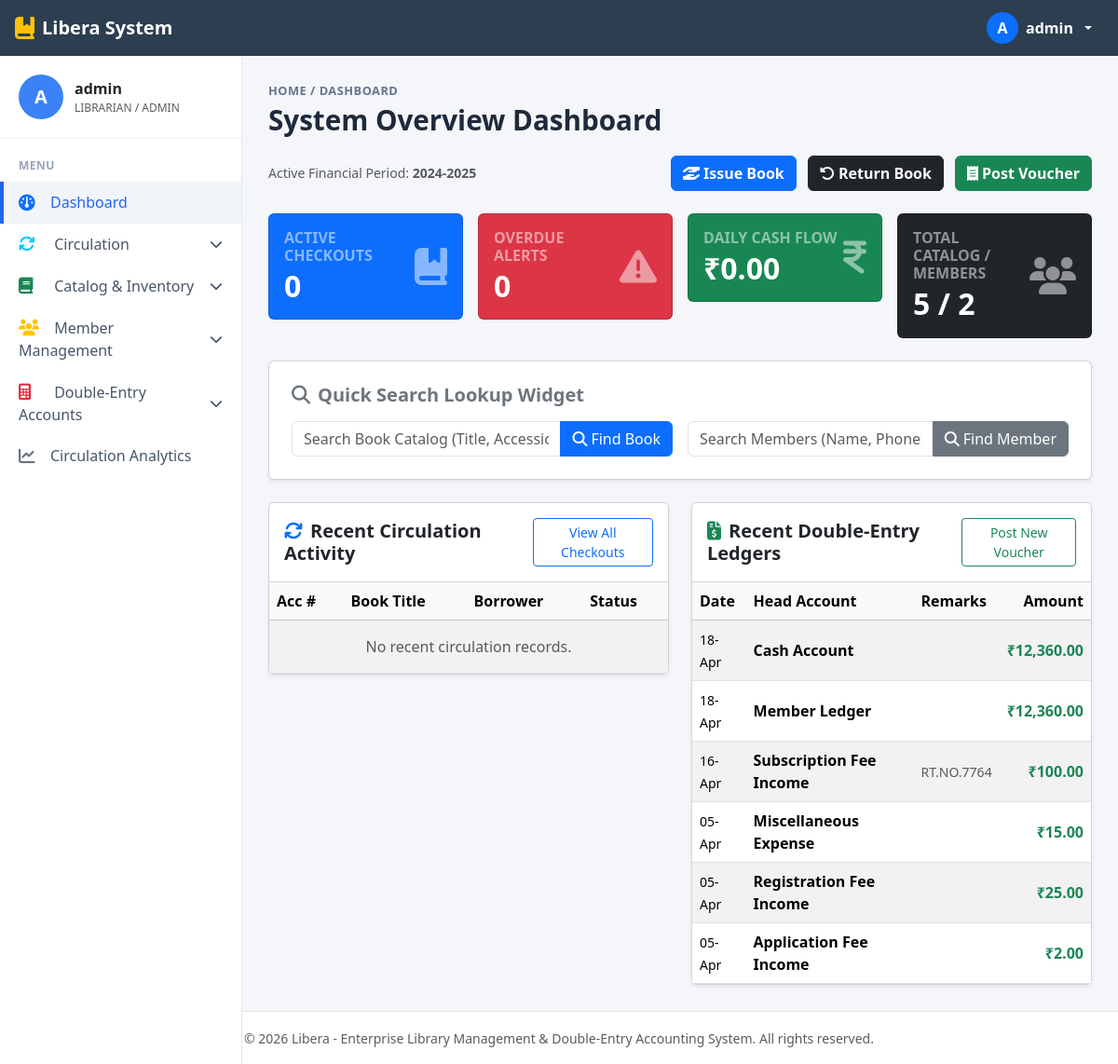
Page /dashboard.php (signed in) on the committed database.
### tables this page shows
CREATE TABLE IF NOT EXISTS `MstrFiscalYear` (
	`YearNumber` tinyint NOT NULL PRIMARY KEY,
	`YearDescription` varchar(50) NULL,
	`YearStartDate` date NULL,
	`YearStopDate` date NULL,
	`CurrentYear` tinyint NULL DEFAULT 1,
	`YearLocked` tinyint NULL DEFAULT 0,
	`YearRemarks` varchar(150) NULL,
	`OpeningStock` date NULL,
	`YearShortName` varchar(25) NULL
);

CREATE TABLE IF NOT EXISTS `AccTransaction` (
	`AccTransNumber` bigint NOT NULL AUTO_INCREMENT PRIMARY KEY,
	`TransHeadNumber` int NOT NULL,
	`TransTypeNumber` smallint NOT NULL,
	`CompanyNumber` tinyint NULL,
	`TransactionDate` date NULL,
	`ReconcileDate` date NULL,
	`LedgerNumberBook` int NULL,
	`LedgerNumberHead` int NULL,
	`CostCentreNumber` int NULL,
	`MemberNumber` int NULL,
	`TransactionAmount` double NULL,
	`TransactionRemarks` varchar(150) NULL,
	`CostCentreNumberBook` int NULL,
	`CostCentreNumberHead` int NULL,
	`LocationNumber` tinyint NULL
);

CREATE TABLE IF NOT EXISTS `MstrLedger` (
	`LedgerNumber` int NOT NULL PRIMARY KEY,
	`LedgerCode` varchar(50) NULL,
	`LedgerName` varchar(100) NULL,
	`LedgerStatus` tinyint NULL DEFAULT 1,
	`LedgerGroupNumber` smallint NULL,
	`LedgerRemarks` varchar(150) NULL,
	`LedgerSortOrder` int NULL
);

### config/db.php (called while the page is built, shortened)
<?php
$db_driver = 'mysqli';
$mysqli_conn = @mysqli_connect(DB_HOST, DB_USER, DB_PASS, DB_NAME, DB_PORT);
if ($mysqli_conn) {
    $db_driver = 'mysqli';
}
function db_query($conn, $sql, $types = "", $params = []) {
    global $db_driver;
    if ($db_driver === 'mysqli') {
        if (empty($params)) {
            return mysqli_query($conn, $sql);
        }
        $stmt = mysqli_prepare($conn, $sql);
        mysqli_stmt_bind_param($stmt, $types, ...$params);
        mysqli_stmt_execute($stmt);
        $result = mysqli_stmt_get_result($stmt);
        return $result;
    }
}
if ($db_driver === 'sqlite') {
    function db_num_rows($res) {
        if (is_object($res) && isset($res->num_rows)) return $res->num_rows;
        if (is_object($res) && method_exists($res, 'num_rows')) return $res->num_rows();
        if ($res instanceof mysqli_result) return mysqli_num_rows($res);
        return 0;
    }
    function db_fetch_assoc($res) {
        if (is_object($res) && method_exists($res, 'fetch_assoc')) return $res->fetch_assoc();
        if ($res instanceof mysqli_result) return mysqli_fetch_assoc($res);
        return false;
    }
    function db_data_seek($res, $offset) {
        if (is_object($res) && method_exists($res, 'data_seek')) return $res->data_seek($offset);
        if ($res instanceof mysqli_result) return mysqli_data_seek($res, $offset);
        return false;
    }
} else {
    function db_num_rows($res) {
        return ($res instanceof mysqli_result) ? mysqli_num_rows($res) : 0;
    }
    function db_fetch_assoc($res) {
        return ($res instanceof mysqli_result) ? mysqli_fetch_assoc($res) : false;
    }
}

### includes/auth.php (called while the page is built, shortened)
<?php
function get_active_fiscal_year($conn) {
    $res = db_query($conn, "SELECT * FROM MstrFiscalYear WHERE CurrentYear = 1 LIMIT 1");
    if ($res && db_num_rows($res) > 0) {
        return db_fetch_assoc($res);
    }
    return ['YearNumber' => 25, 'YearDescription' => '2024-2025'];
}

### dashboard.php (the view, shortened to what this page needs)
<?php
require_once __DIR__ . '/config/db.php';
require_once __DIR__ . '/includes/auth.php';
$fiscal = get_active_fiscal_year($conn);
$today = date('Y-m-d');
$total_books_res = db_query($conn, "SELECT COUNT(*) as cnt FROM MstrBookStock");
$total_books = db_fetch_assoc($total_books_res)['cnt'] ?? 0;
$active_checkouts_res = db_query($conn, "SELECT COUNT(*) as cnt FROM TransBookIssue WHERE IssueStatus = 1");
$active_checkouts = db_fetch_assoc($active_checkouts_res)['cnt'] ?? 0;
$overdue_res = db_query($conn, "SELECT COUNT(*) as cnt FROM TransBookIssue WHERE IssueStatus = 1 AND DueDate < ?", "s", [$today]);
$overdue_count = db_fetch_assoc($overdue_res)['cnt'] ?? 0;
$total_members_res = db_query($conn, "SELECT COUNT(*) as cnt FROM MstrMember");
$total_members = db_fetch_assoc($total_members_res)['cnt'] ?? 0;
$daily_cash_res = db_query($conn, "SELECT COALESCE(SUM(TransactionAmount), 0) as daily_total FROM AccTransaction WHERE TransactionDate = ?", "s", [$today]);
$daily_cash_flow = db_fetch_assoc($daily_cash_res)['daily_total'] ?? 0.0;
$recent_issues = db_query($conn, "SELECT i.*, b.BookName FROM TransBookIssue i LEFT JOIN MstrBookStock b ON i.AccessionNumber = b.AccessionNumber ORDER BY i.IssueID DESC LIMIT 6");
$recent_trans = db_query($conn, "SELECT t.*, l.LedgerName FROM AccTransaction t LEFT JOIN MstrLedger l ON t.LedgerNumberHead = l.LedgerNumber ORDER BY t.AccTransNumber DESC LIMIT 6");
require_once __DIR__ . '/includes/header.php';
?>
<div class="breadcrumb-nav mb-1">HOME / DASHBOARD</div>
<h1 class="page-header-title">System Overview Dashboard</h1>
<div class="d-flex justify-content-between align-items-center mb-4">
    <div class="text-muted small">
        Active Financial Period: <strong><?php echo htmlspecialchars($fiscal['YearDescription']); ?></strong>
    </div>
    <div>
        <a href="/modules/circulation/issue.php" class="btn btn-primary fw-bold me-2"><i class="fa-solid fa-hand-holding-hand me-1"></i>Issue Book</a>
        <a href="/modules/circulation/return.php" class="btn btn-dark fw-bold me-2"><i class="fa-solid fa-rotate-left me-1"></i>Return Book</a>
        <a href="/modules/accounts/vouchers.php" class="btn btn-success fw-bold"><i class="fa-solid fa-receipt me-1"></i>Post Voucher</a>
    </div>
</div>
<div class="row g-3 mb-4">
    <div class="col-md-3">
        <div class="card stat-card bg-primary text-white p-3">
            <div class="d-flex justify-content-between align-items-center">
                <div>
                    <h6 class="text-white-50 text-uppercase fw-bold mb-1">Active Checkouts</h6>
                    <h2 class="mb-0 fw-bold"><?php echo number_format($active_checkouts); ?></h2>
                </div>
                <div class="fs-1 text-white-50"><i class="fa-solid fa-book-bookmark"></i></div>
            </div>
        </div>
    </div>
    <div class="col-md-3">
        <div class="card stat-card bg-danger text-white p-3">
            <div class="d-flex justify-content-between align-items-center">
                <div>
                    <h6 class="text-white-50 text-uppercase fw-bold mb-1">Overdue Alerts</h6>
                    <h2 class="mb-0 fw-bold"><?php echo number_format($overdue_count); ?></h2>
                </div>
                <div class="fs-1 text-white-50"><i class="fa-solid fa-triangle-exclamation"></i></div>
            </div>
        </div>
    </div>
    <div class="col-md-3">
        <div class="card stat-card bg-success text-white p-3">
            <div class="d-flex justify-content-between align-items-center">
                <div>
                    <h6 class="text-white-50 text-uppercase fw-bold mb-1">Daily Cash Flow</h6>
                    <h2 class="mb-0 fw-bold">₹<?php echo number_format($daily_cash_flow, 2); ?></h2>
                </div>
                <div class="fs-1 text-white-50"><i class="fa-solid fa-indian-rupee-sign"></i></div>
            </div>
        </div>
    </div>
    <div class="col-md-3">
        <div class="card stat-card bg-dark text-white p-3">
            <div class="d-flex justify-content-between align-items-center">
                <div>
                    <h6 class="text-white-50 text-uppercase fw-bold mb-1">Total Catalog / Members</h6>
                    <h2 class="mb-0 fw-bold"><?php echo number_format($total_books); ?> / <?php echo number_format($total_members); ?></h2>
                </div>
                <div class="fs-1 text-white-50"><i class="fa-solid fa-users"></i></div>
            </div>
        </div>
    </div>
</div>
<div class="card shadow-sm mb-4">
    <div class="card-body p-4">
        <h5 class="card-title fw-bold text-secondary mb-3"><i class="fa-solid fa-magnifying-glass me-2"></i>Quick Search Lookup Widget</h5>
        <div class="row g-3">
            <div class="col-md-6">
                <form method="GET" action="/modules/inventory/books.php" class="input-group">
                    <input type="text" name="search" class="form-control" placeholder="Search Book Catalog (Title, Accession #, ISBN)..." required>
                    <button type="submit" class="btn btn-primary"><i class="fa-solid fa-search me-1"></i>Find Book</button>
                </form>
            </div>
            <div class="col-md-6">
                <form method="GET" action="/modules/members/members.php" class="input-group">
                    <input type="text" name="search" class="form-control" placeholder="Search Members (Name, Phone)..." required>
                    <button type="submit" class="btn btn-secondary"><i class="fa-solid fa-search me-1"></i>Find Member</button>
                </form>
            </div>
        </div>
    </div>
</div>
<div class="row g-4">
    <div class="col-md-6">
        <div class="card shadow-sm">
            <div class="card-header bg-white d-flex justify-content-between align-items-center py-3">
                <h5 class="mb-0 fw-bold"><i class="fa-solid fa-arrows-rotate text-primary me-2"></i>Recent Circulation Activity</h5>
                <a href="/modules/circulation/issued_list.php" class="btn btn-sm btn-outline-primary">View All Checkouts</a>
            </div>
            <div class="card-body p-0">
                <div class="table-responsive">
                    <table class="table table-hover table-striped mb-0 align-middle">
                        <thead class="table-light">
                            <tr>
                                <th>Acc #</th>
                                <th>Book Title</th>
                                <th>Borrower</th>
                                <th>Status</th>
                            </tr>
                        </thead>
                        <tbody>
                            <?php if ($recent_issues && db_num_rows($recent_issues) > 0): ?>
                                <?php while ($issue = db_fetch_assoc($recent_issues)): ?>
                                    <tr>
                                        <td><span class="badge bg-secondary"><?php echo htmlspecialchars($issue['AccessionNumber']); ?></span></td>
                                        <td><strong><?php echo htmlspecialchars($issue['BookName'] ?? 'N/A'); ?></strong></td>
                                        <td><?php echo htmlspecialchars($issue['MemberName'] ?? 'N/A'); ?></td>
                                        <td>
                                            <?php if ($issue['IssueStatus'] == 1): ?>
                                                <span class="badge bg-warning text-dark">Issued</span>
                                            <?php else: ?>
                                                <span class="badge bg-success">Returned</span>
                                            <?php endif; ?>
                                        </td>
                                    </tr>
                                <?php endwhile; ?>
                            <?php else: ?>
                                <tr><td colspan="4" class="text-center text-muted py-3">No recent circulation records.</td></tr>
                            <?php endif; ?>
                        </tbody>
                    </table>
                </div>
            </div>
        </div>
    </div>
    <div class="col-md-6">
        <div class="card shadow-sm">
            <div class="card-header bg-white d-flex justify-content-between align-items-center py-3">
                <h5 class="mb-0 fw-bold"><i class="fa-solid fa-file-invoice-dollar text-success me-2"></i>Recent Double-Entry Ledgers</h5>
                <a href="/modules/accounts/vouchers.php" class="btn btn-sm btn-outline-success">Post New Voucher</a>
            </div>
            <div class="card-body p-0">
                <div class="table-responsive">
                    <table class="table table-hover table-striped mb-0 align-middle">
                        <thead class="table-light">
                            <tr>
                                <th>Date</th>
                                <th>Head Account</th>
                                <th>Remarks</th>
                                <th class="text-end">Amount</th>
                            </tr>
                        </thead>
                        <tbody>
                            <?php if ($recent_trans && db_num_rows($recent_trans) > 0): ?>
                                <?php while ($trans = db_fetch_assoc($recent_trans)): ?>
                                    <tr>
                                        <td><small><?php echo date('d-M', strtotime($trans['TransactionDate'])); ?></small></td>
                                        <td><strong><?php echo htmlspecialchars($trans['LedgerName'] ?? 'General'); ?></strong></td>
                                        <td><small class="text-muted"><?php echo htmlspecialchars($trans['TransactionRemarks'] ?? 'N/A'); ?></small></td>
                                        <td class="text-end fw-bold text-success">₹<?php echo number_format($trans['TransactionAmount'], 2); ?></td>
                                    </tr>
                                <?php endwhile; ?>
                            <?php else: ?>
                                <tr><td colspan="4" class="text-center text-muted py-3">No accounting entries posted today.</td></tr>
                            <?php endif; ?>
                        </tbody>
                    </table>
                </div>
            </div>
        </div>
    </div>
</div>
<?php require_once __DIR__ . '/includes/footer.php'; ?>

### includes/header.php (style rules this page uses)
:root { --sidebar-width: 260px; --topbar-height: 60px; --brand-color: #34495e; --primary-blue: #2c3e50; --bg-light: #f4f6f9; }
body { background-color: var(--bg-light); font-family: 'Segoe UI', system-ui, -apple-system, sans-serif; min-height: 100vh; }
.breadcrumb-nav { font-size: 0.8rem; font-weight: 600; text-transform: uppercase; letter-spacing: 0.5px; color: #64748b; }
.page-header-title { font-size: 1.85rem; font-weight: 700; color: #1e293b; margin-bottom: 1.25rem; }

### rows in the picture
mstrfiscalyear: YearDescription "2024-2025"
acctransaction: TransactionDate "18-Apr", mstrledger.LedgerName "Cash Account", TransactionAmount "12,360.00"
acctransaction: TransactionDate "18-Apr", mstrledger.LedgerName "Member Ledger", TransactionAmount "12,360.00"
acctransaction: TransactionDate "16-Apr", mstrledger.LedgerName "Subscription Fee Income", TransactionRemarks "RT.NO.7764", TransactionAmount "100.00"
acctransaction: TransactionDate "05-Apr", mstrledger.LedgerName "Miscellaneous Expense", TransactionAmount "15.00"
acctransaction: TransactionDate "05-Apr", mstrledger.LedgerName "Registration Fee Income", TransactionAmount "25.00"
acctransaction: TransactionDate "05-Apr", mstrledger.LedgerName "Application Fee Income", TransactionAmount "2.00"

### other values in the picture
substr($_SESSION['username'] ?? 'A', 0, 1) "A"
$_SESSION['username'] "admin"
$active_checkouts "0"
$overdue_count "0"
$daily_cash_flow "0.00"
$total_books "5"
$total_members "2"
